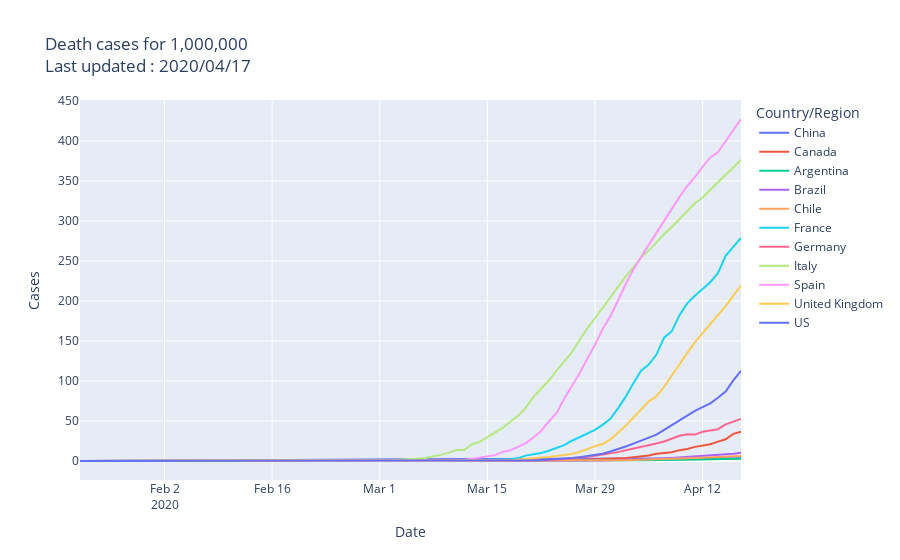

Notebook source saved alongside this figure:
### Code cell
death_norm = normalize(death,n) 
#death_norm.plot(title=title) 
plot_with_plotly(death_norm,meta)
